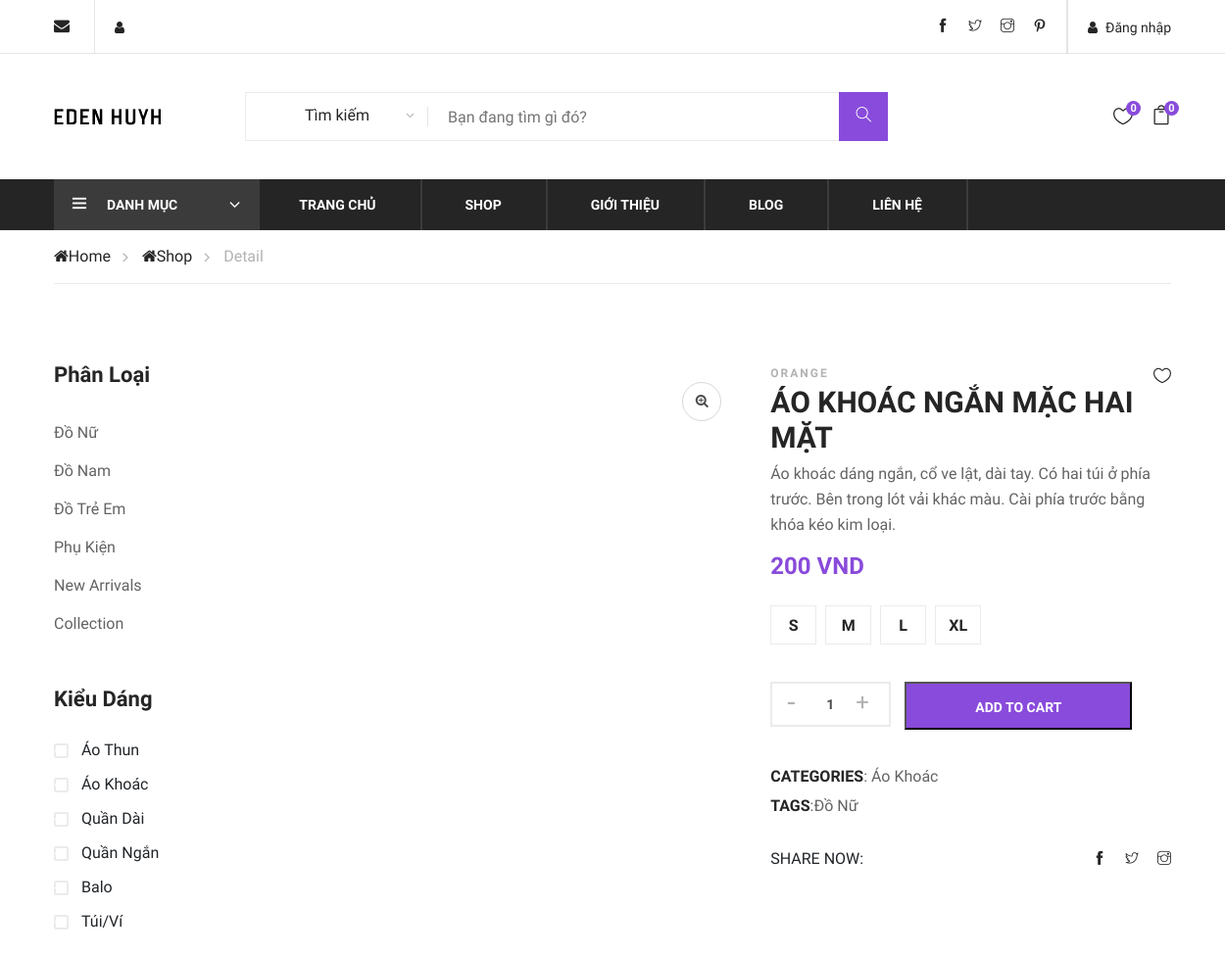
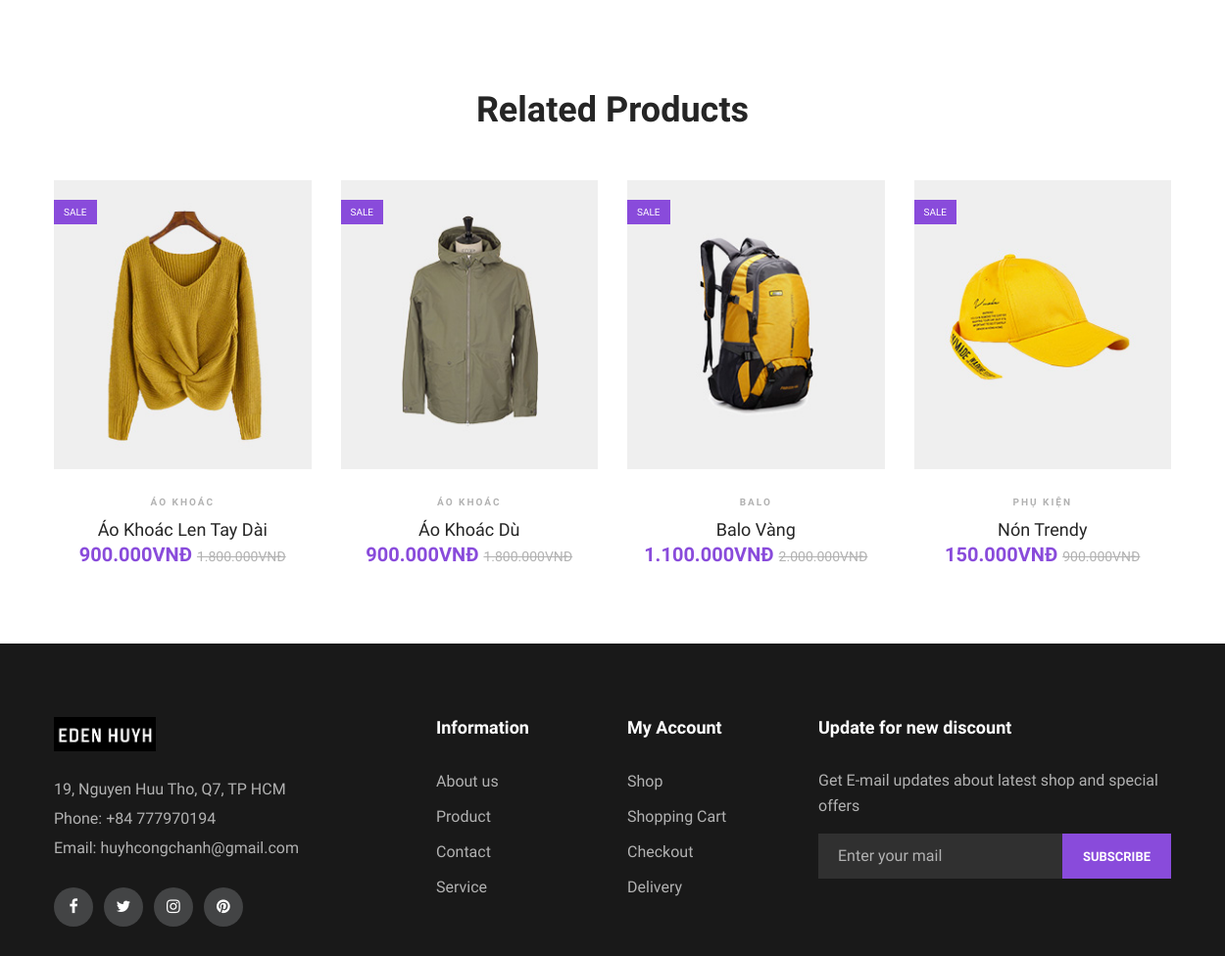
Screenshot of /product.php?id=1 with the database file from the repository (2 pictures, top to bottom).
### tables this page shows
CREATE TABLE `product` (
  `id` int(11) NOT NULL,
  `category_id` int(11) NOT NULL,
  `form_id` int(11) NOT NULL,
  `title` varchar(200) NOT NULL,
  `discription` varchar(500) NOT NULL,
  `weight` int(11) NOT NULL,
  `sku` varchar(10) NOT NULL,
  `hot` datetime NOT NULL,
  `created_at` datetime NOT NULL,
  `updated_at` datetime NOT NULL,
  `deleted` bit(1) NOT NULL
);

CREATE TABLE `product_detail` (
  `id` int(11) NOT NULL,
  `product_id` int(11) NOT NULL,
  `size_id` int(11) NOT NULL,
  `color_id` int(11) NOT NULL,
  `img_id` int(11) NOT NULL,
  `discount_id` int(11) DEFAULT NULL,
  `price` int(11) NOT NULL,
  `qty` int(11) NOT NULL,
  `status` varchar(50) NOT NULL,
  `created_at` datetime NOT NULL,
  `updated_at` datetime NOT NULL
);

CREATE TABLE `form` (
  `id` int(11) NOT NULL,
  `name` varchar(50) NOT NULL,
  `created_at` datetime DEFAULT NULL,
  `updated_at` datetime DEFAULT NULL
);

CREATE TABLE `category` (
  `id` int(11) NOT NULL,
  `name` varchar(50) NOT NULL,
  `created_at` datetime DEFAULT NULL,
  `updated_at` datetime DEFAULT NULL
);

### product.php (the view, shortened to what this page needs)
<!DOCTYPE html>
<html lang='zxx'>
<head>
    <link rel='stylesheet' href='css/bootstrap.min.css' type='text/css'>
    <link rel='stylesheet' href='css/font-awesome.min.css' type='text/css'>
    <link rel='stylesheet' href='css/themify-icons.css' type='text/css'>
    <link rel='stylesheet' href='css/elegant-icons.css' type='text/css'>
    <link rel='stylesheet' href='css/owl.carousel.min.css' type='text/css'>
    <link rel='stylesheet' href='css/nice-select.css' type='text/css'>
    <link rel='stylesheet' href='css/jquery-ui.min.css' type='text/css'>
    <link rel='stylesheet' href='css/slicknav.min.css' type='text/css'>
    <link rel='stylesheet' href='css/style.css' type='text/css'>
</head>
<?php include 'head.php'; ?>
    <div class='breadcrumb-section'>
        <div class='container'>
            <div class='row'>
                <div class='col-lg-12'>
                    <div class='breadcrumb-text'>
                        <a href='trangchu.php'><i class='fa fa-home'></i>Home</a>
                        <a href='shop.php'><i class='fa fa-home'></i>Shop</a>
                        <span>Detail</span>
                    </div>
                </div>
            </div>
        </div>
    </div>
    <section class='product-shop spad page-details'>
        <div class='container'>
            <div class='row'>
                <div class='col-lg-3'>
                    <div class='filter-widget'>
                        <h4 class='fw-title'>Phân Loại</h4>
                        <ul class='filter-catagories'>
                            <li><a href='#'>Đồ Nữ</a></li>
                            <li><a href='#'>Đồ Nam</a></li>
                            <li><a href='#'>Đồ Trẻ Em</a></li>
                            <li><a href='#'>Phụ Kiện</a></li>
                            <li><a href='#'>New Arrivals</a></li>
                            <li><a href='#'>Collection</a></li>
                        </ul>
                    </div>
                    <div class='filter-widget'>
                        <h4 class='fw-title'>Kiểu Dáng</h4>
                        <div class='fw-design-check'>
                            <div class='bc-item'>
                                <label for='ao-thun'>
                                    Áo Thun
                                    <span class='checkmark'></span>
                                </label>
                            </div>
                            <div class='bc-item'>
                                <label for='ao-khoac'>
                                    Áo Khoác
                                    <span class='checkmark'></span>
                                </label>
                            </div>
                            <div class='bc-item'>
                                <label for='quan-dai'>
                                    Quần Dài
                                    <span class='checkmark'></span>
                                </label>
                            </div>
                            <div class='bc-item'>
                                <label for='quan-ngan'>
                                    Quần Ngắn
                                    <span class='checkmark'></span>
                                </label>
                            </div>
                            <div class='bc-item'>
                                <label for='balo'>
                                    Balo
                                    <span class='checkmark'></span>
                                </label>
                            </div>
                            <div class='bc-item'>
                                <label for='tui-vi'>
                                    Túi/Ví
                                    <span class='checkmark'></span>
                                </label>
                            </div>
                        </div>
                    </div>
                </div>
                <div class='col-lg-9'>
                    <div class='row'>
                        <div class='col-lg-6'>
                            <div class='product-pic-zoom'>
							<form method ='POST' action = '' >
							<?php
								$id = $_GET['id'];
								$sql = "SELECT * FROM product WHERE id = $id " ;
								$ketqua = $ketnoi->query($sql);
								if ($ketqua->num_rows > 0) {
									while($row = $ketqua->fetch_assoc()) {
								$cate_id = $row['category_id'];
								$form_id = $row['form_id'];
								$tit = $row['title'];
								$pro_id = $row['id'];
								$des = $row['discription'];
								$sqll = "SELECT * FROM product_detail WHERE product_id = $pro_id";
								$ketquaa = $ketnoi->query($sqll);
								if ($ketquaa->num_rows > 0) {
									while($rown = $ketquaa->fetch_assoc()) {
										$price = $rown['price'];
								}}
								$sf = "SELECT * FROM form Where id = $form_id";
								$kf =$ketnoi->query($sf);
								if ($kf->num_rows > 0) {
								while($row = $kf->fetch_assoc()) {
									$namef = $row['name'];
								}}
								$sc = "SELECT * FROM category Where id = $cate_id";
								$kc =$ketnoi->query($sc);
								if ($kc->num_rows > 0) {
								while($row = $kc->fetch_assoc()) {
									$namec = $row['name'];
								}}
								}
								}
							?>
                                <div class='zoom-icon'>
                                    <i class='fa fa-search-plus'></i>
                                </div>
                            </div>
                        </div>
                        <div class='col-lg-6'>
                            <div class='product-details'>
                                <div class='pd-title'>
                                    <span>orange</span>
                                    <?php  echo"<h3>$tit</h3>" ?>
                                    <a href='#' class='heart-icon'><i class='icon_heart_alt'></i></a>
                                </div>
                                <div class='pd-desc'>
                                    <?php
									echo"<p>$des</p>";
                                    echo"<h4>$price VND <span></span></h4>";
									?>
                                </div>
                                <div class='pd-size-choose'>
                                    <div class='sc-item'>
                                        <label for='sm-size'>s</label>
                                    </div>
                                    <div class='sc-item'>
                                        <label for='md-size'>m</label>
                                    </div>
                                    <div class='sc-item'>
                                        <label for='lg-size'>L</label>
                                    </div>
                                    <div class='sc-item'>
                                        <label for='xl-size'>XL</label>
                                    </div>
                                </div>
                                <div class='quantity'>
                                    <div class='pro-qty'>
                                        <input name = 'sl' type='text' value='1'>
                                    </div>
									<?php
									$tgh = "ADD TO CART";
									$tg = "ADD TO CART";
									if($tgh == $tg){
									echo"<button name = 'gh' class='primary-btn pd-cart'>$tgh</button>";
									}else{
									echo"<button disabled name = 'gh' class='primary-btn pd-cart'>$tgh</button>";
									}
									?>
                                </div>
                                <ul class='pd-tags'>
                                    <li><span>CATEGORIES</span><?php echo": $namef</li>"; ?>
                                    <li><span>TAGS</span>:<?php echo"$namec</li>"; ?>
                                </ul>
                                <div class='pd-share'>
                                    <span>SHARE NOW:</span>
                                    <div class='pd-social'>
                                        <a href='#'><i class='ti-facebook'></i></a>
                                        <a href='#'><i class='ti-twitter'></i></a>
                                        <a href='#'><i class='ti-instagram'></i></a>
                                    </div>
                                </div>
                            </div>
                        </div>
                    </div>
                </div>
            </div>
        </div>
    </section>
    <div class='related-products'>
        <div class='container'>
            <div class='row'>
                <div class='col-lg-12'>
                    <div class='section-title'>
                        <h2>Related Products</h2>
                    </div>
                </div>
            </div>
            <div class='row'>
                <div class='col-lg-3 col-sm-6'>
                    <div class='product-item'>
                        <div class='pi-pic'>
                            <img src='img/products/product-1.jpg' alt=''>
                            <div class='sale pp-sale'>Sale</div>
                        </div>
                        <div class='pi-text'>
                            <div class='catagory-name'>Áo Khoác</div>
                            <a href='#'>
                                <h5>Áo Khoác Len Tay Dài</h5>
                            </a>
                            <div class='product-price'>
                                900.000VNĐ
                                <span>1.800.000VNĐ</span>
                            </div>
                        </div>
                    </div>
                </div>
                <div class='col-lg-3 col-sm-6'>
                    <div class='product-item'>
                        <div class='pi-pic'>
                            <img src='img/products/product-8.jpg' alt=''>
                            <div class='sale pp-sale'>Sale</div>
                        </div>
                        <div class='pi-text'>
                            <div class='catagory-name'>Áo Khoác</div>
                            <a href='#'>
                                <h5>Áo Khoác Dù</h5>
                            </a>
                            <div class='product-price'>
                                900.000VNĐ
                                <span>1.800.000VNĐ</span>
                            </div>
                        </div>
                    </div>
                </div>
                <div class='col-lg-3 col-sm-6'>
                    <div class='product-item'>
                        <div class='pi-pic'>
                            <img src='img/products/product-7.jpg' alt=''>
                            <div class='sale pp-sale'>Sale</div>
                        </div>
                        <div class='pi-text'>
                            <div class='catagory-name'>Balo</div>
                            <a href='#'>
                                <h5>Balo Vàng</h5>
                            </a>
                            <div class='product-price'>
                                1.100.000VNĐ
                                <span>2.000.000VNĐ</span>
                            </div>
                        </div>
                    </div>
                </div>
                <div class='col-lg-3 col-sm-6'>
                    <div class='product-item'>
                        <div class='pi-pic'>
                            <img src='img/products/product-5.jpg' alt=''>
                            <div class='sale pp-sale'>Sale</div>
                        </div>
                        <div class='pi-text'>
                            <div class='catagory-name'>Phụ Kiện</div>
                            <a href='#'>
                                <h5>Nón Trendy</h5>
                            </a>
                            <div class='product-price'>
                                150.000VNĐ
                                <span>900.000VNĐ</span>
                            </div>
                        </div>
                    </div>
                </div>
            </div>
        </div>
    </div>
    <footer class='footer-section'>
        <div class='container'>
            <div class='row'>
                <div class='col-lg-3 col-md-3'>
                    <div class='footer-left'>
                        <div class='footer-logo'>
                            <a href='trangchu.php'>
                                <img src='img/footer-logo.png' height='35' alt=''>
                            </a>
                        </div>
                        <ul>
                            <li>19, Nguyen Huu Tho, Q7, TP HCM</li>
                            <li>Phone: +84 777970194</li>
                            <li>Email: huyhcongchanh@gmail.com</li>
                        </ul>
                        <div class='footer-social'>
                            <a href='#'><i class='fa fa-facebook'></i></a>
                            <a href='#'><i class='fa fa-twitter'></i></a>
                            <a href='#'><i class='fa fa-instagram'></i></a>
                            <a href='#'><i class='fa fa-pinterest'></i></a>
                        </div>
                    </div>
                </div>
                <div class='col-lg-2 offset-lg-1 col-md-2'>
                    <div class='footer-widget'>
                        <h5>Information</h5>
                        <ul>
                            <li><a href='#'>About us</a></li>
                            <li><a href='product.php'>Product</a></li>
                            <li><a href='contact.php'>Contact</a></li>
                            <li><a href='#'>Service</a></li>
                        </ul>
                    </div>
                </div>
                <div class='col-lg-2 col-md-2'>
                    <div class='footer-widget'>
                        <h5>My Account</h5>
                        <ul>
                            <li><a href='shop.php'>Shop</a></li>
                            <li><a href='shopping-cart.php'>Shopping Cart</a></li>
                            <li><a href='check-out.php'>Checkout</a></li>
                            <li><a href='delivery.php'>Delivery</a></li>
                        </ul>
                    </div>
                </div>
                <div class='col-lg-4 col-md-4'>
                    <div class='newslatter-item'>
                        <h5>Update for new discount</h5>
                        <p>Get E-mail updates about latest shop and special offers</p>
                        <form action='#' class='subscribe-form'>
                            <input type='text' placeholder='Enter your mail'>
                            <button type='button'>Subscribe</button>
                        </form>
                    </div>
                </div>
            </div>
        </div>
    </footer>
</body>
</html>

### rows the page displays
product: title "ÁO KHOÁC NGẮN MẶC HAI MẶT", discription "Áo khoác dáng ngắn, cổ ve lật, dài tay. Có hai túi ở phía trước. Bên trong lót vải khác màu. Cài phía trước bằng khóa kéo kim loại."
product_detail: price "200"
form: name "Áo Khoác"
category: name "Đồ Nữ"

### other values shown
$dem "0"
$tgh "ADD TO CART"
